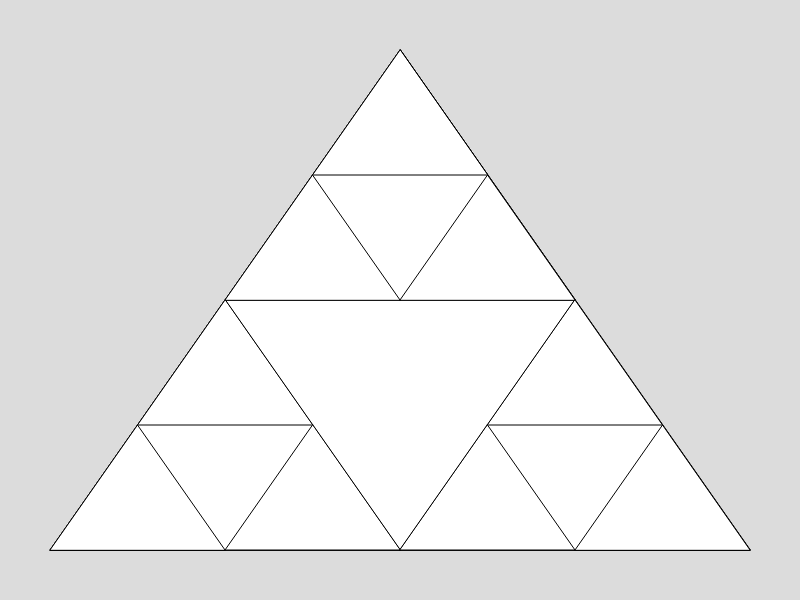
Frame 1 (no input)
Frame 60 (no input): identical to frame 1, image omitted
Frame 120 (the mouse pressed at the canvas centre since frame 60): identical to frame 1, image omitted

The p5.js sketch that drew this single still picture (run headless with seeded random() and noise() and a simulated clock; from frame 60 on, the mouse is pressed at the canvas centre):

// p5.js sketch
// ── sketch.js
/* eslint-disable indent */
// Sierpinski Triangle - Recursion Demo

let initialTriangle = [
  {x: 400, y: 50},
  {x: 50, y: 550},
  {x: 750, y: 550}
];

function setup() {
  createCanvas(800, 600);
}

function draw() {
  background(220);
  sierpinski(initialTriangle, 2);
}

function sierpinski(points, degree) {
  triangle(points[0].x, points[0].y, points[1].x, points[1].y, points[2].x, points[2].y);

  if (degree > 0) {
    //draw upper triangle
    sierpinski([points[0],
              getMidpoint(points[0], points[1]),
              getMidpoint(points[0], points[2])],
              degree - 1);

    //draw bottom left triangle
    sierpinski([points[1],
              getMidpoint(points[0], points[1]),
              getMidpoint(points[1], points[2])],
              degree - 1);

    //draw bottom right triangle
    sierpinski([points[2],
      getMidpoint(points[0], points[2]),
      getMidpoint(points[1], points[2])],
      degree - 1);
               
  }
}

function getMidpoint(point1, point2) {
  let newX = (point1.x + point2.x)/2;
  let newY = (point1.y + point2.y)/2;
  return {x: newX, y: newY};
}
